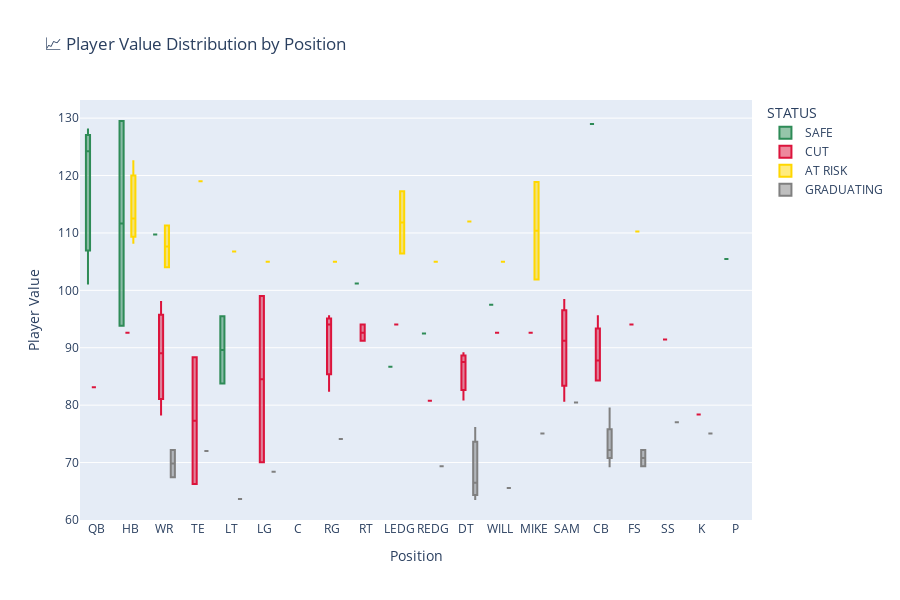

Notebook code cell kept with this figure:
### Code cell
# 2. Player Value Distribution
if roster_df is not None:
    fig = px.box(roster_df, x='POSITION', y='VALUE',
                 color='STATUS',
                 title='📈 Player Value Distribution by Position',
                 color_discrete_map={'SAFE': '#2E8B57', 'AT RISK': '#FFD700',
                                   'CUT': '#DC143C', 'GRADUATING': '#808080'})

    fig.update_layout(
        xaxis_title="Position",
        yaxis_title="Player Value",
        height=600,
        xaxis={'categoryorder':'array', 'categoryarray':position_order}
    )

    fig.show()

    # Additional value statistics
    print(f"💰 Player Value Statistics:")
    print(f"  • Average Value: {roster_df['VALUE'].mean():.1f}")
    print(f"  • Highest Value: {roster_df['VALUE'].max():.1f} ({roster_df.loc[roster_df['VALUE'].idxmax(), 'FIRST NAME']} {roster_df.loc[roster_df['VALUE'].idxmax(), 'LAST NAME']})")
    print(f"  • Lowest Value: {roster_df['VALUE'].min():.1f}")
    print(f"  • Players > 150 Value: {len(roster_df[roster_df['VALUE'] > 150])}")
    print(f"  • Players at Risk (100-125): {len(roster_df[roster_df['STATUS'] == 'AT RISK'])}")
    print(f"  • Players to Cut (<100): {len(roster_df[roster_df['STATUS'] == 'CUT'])}")

### Figure 1 — Plotly figure (JSON) as saved in the notebook; plotly's stock layout.template omitted (floating-point values rounded to 4 significant figures)
{"data": [{"alignmentgroup": "True", "hovertemplate": "STATUS=SAFE<br>POSITION=%{x}<br>VALUE=%{y}<extra></extra>", "legendgroup": "SAFE", "marker": {"color": "#2E8B57"}, "name": "SAFE", "notched": false, "offsetgroup": "SAFE", "orientation": "v", "showlegend": true, "type": "box", "x": ["QB", "QB", "QB", "HB", "HB", "WR", "LT", "LT", "RT", "LEDG", "REDG", "WILL", "CB", "P", null], "x0": " ", "xaxis": "x", "y": [101.2, 124.2, 128.0, 93.81, 129.5, 109.7, 95.47, 83.75, 101.2, 86.69, 92.5, 97.5, 129.0, 105.5, 79.56], "y0": " ", "yaxis": "y"}, {"alignmentgroup": "True", "hovertemplate": "STATUS=CUT<br>POSITION=%{x}<br>VALUE=%{y}<extra></extra>", "legendgroup": "CUT", "marker": {"color": "#DC143C"}, "name": "CUT", "notched": false, "offsetgroup": "CUT", "orientation": "v", "showlegend": true, "type": "box", "x": ["QB", "HB", "WR", "WR", "WR", "TE", "TE", "LG", "LG", "RG", "RG", "RG", "RT", "RT", "LEDG", "REDG", "REDG", "DT", "DT", "DT", "WILL", "MIKE", "SAM", "SAM", "SAM", "CB", "CB", "CB", "CB", "FS", "SS", "K"], "x0": " ", "xaxis": "x", "y": [83.12, 92.62, 97.97, 89.06, 78.38, 88.35, 66.25, 99.0, 70.06, 95.47, 82.5, 94.05, 94.05, 91.2, 94.05, 80.75, 80.75, 89.06, 87.5, 81.0, 92.62, 92.62, 98.32, 80.75, 91.2, 91.25, 84.31, 84.31, 95.47, 94.05, 91.44, 78.38], "y0": " ", "yaxis": "y"}, {"alignmentgroup": "True", "hovertemplate": "STATUS=AT RISK<br>POSITION=%{x}<br>VALUE=%{y}<extra></extra>", "legendgroup": "AT RISK", "marker": {"color": "#FFD700"}, "name": "AT RISK", "notched": false, "offsetgroup": "AT RISK", "orientation": "v", "showlegend": true, "type": "box", "x": ["HB", "HB", "HB", "WR", "WR", "TE", "LT", "LG", "RG", "LEDG", "LEDG", "REDG", "DT", "WILL", "MIKE", "MIKE", "FS"], "x0": " ", "xaxis": "x", "y": [108.3, 112.5, 122.5, 104.0, 111.3, 119.0, 106.8, 105.0, 105.0, 117.2, 106.4, 105.0, 112.0, 105.0, 101.9, 118.9, 110.2], "y0": " ", "yaxis": "y"}, {"alignmentgroup": "True", "hovertemplate": "STATUS=GRADUATING<br>POSITION=%{x}<br>VALUE=%{y}<extra></extra>", "legendgroup": "GRADUATING", "marker": {"color": "#808080"}, "name": "GRADUATING", "notched": false, "offsetgroup": "GRADUATING", "orientation": "v", "showlegend": true, "type": "box", "x": ["WR", "WR", "TE", "LT", "LG", "RG", "REDG", "DT", "DT", "DT", "WILL", "MIKE", "SAM", "CB", "CB", "CB", "CB", "FS", "FS", "SS", "K"], "x0": " ", "xaxis": "x", "y": [72.2, 67.45, 72.0, 63.65, 68.4, 74.1, 69.35, 76.0, 66.5, 63.65, 65.55, 75.05, 80.47, 79.42, 72.2, 72.2, 69.35, 72.2, 69.35, 77.0, 75.05], "y0": " ", "yaxis": "y"}], "layout": {"boxmode": "group", "height": 600, "legend": {"title": {"text": "STATUS"}, "tracegroupgap": 0}, "title": {"text": "📈 Player Value Distribution by Position"}, "xaxis": {"anchor": "y", "categoryarray": ["QB", "HB", "WR", "TE", "LT", "LG", "C", "RG", "RT", "LEDG", "REDG", "DT", "WILL", "MIKE", "SAM", "CB", "FS", "SS", "K", "P", "ATH"], "categoryorder": "array", "domain": [0, 1], "title": {"text": "Position"}}, "yaxis": {"anchor": "x", "domain": [0, 1], "title": {"text": "Player Value"}}}}
